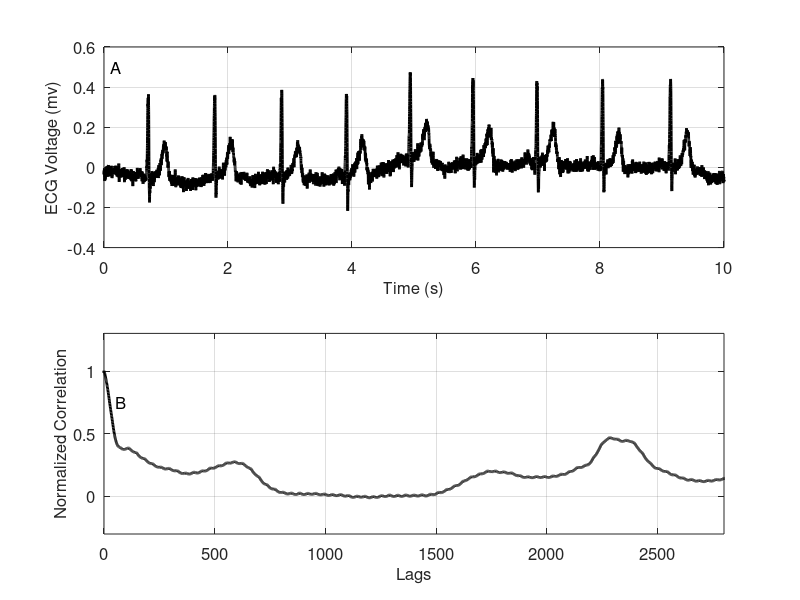

Write MATLAB code to recreate this figure. (Note: this script raises an error after producing the figure.)
% Example 10.8 Plot the phase trajectory derived from an ECG signal similar
% to that shown in Figure 10.11A.  Use a signal length of 250,000 sample 
% (fs = 2210 Hz).  Use the autocorrelation function to determine an 
% appropriate delay.  Use the nearest neighbor analysis to select the 
% embedding dimension.  
clear all;
close all;
x=load('ECGtest.csv');             % Load the test signal
fs = 2210;                       % Sampling Frequency
t = linspace(0,10,length(x));          % Get time vector
[xcor,lag]=xcorr(x,'coeff');       % Perform autocorrelation

% Plotting
subplot(2,1,1)
   plot(t,x,'k','linewidth',2,'markersize',2);    
   xlabel('Time (s)')
   ylabel('ECG Voltage (mv)')
   grid on
   set(gca,'FontSize',12)
   text(.1,.5,'A','fontsize',12)
subplot(2,1,2)
    plot(lag,xcor,'k','linewidth',2)
    grid on
    axis([0,2800,-.3,1.3])
    xlabel('Lags')
    ylabel('Normalized Correlation')
    set(gca,'FontSize',12)
    text(50,.75,'B','fontsize',12)
    set(findall(gcf,'type','text'),'FontSize',12) 


r = [1.25,1.5, 1.75];
for kk = 1:3;                         % Nearest neighbor ratio cutoff
em = 7;                               % Max tested embedding dimension
tau = 381;                            % Embedding Delay
[numnear(1:7,kk)]=fnumnear(x,tau, em,r(kk));  % Perform false nearest neighbor test
end                                       
figure
hold on
plot(numnear(:,1),'k','linewidth',2)
plot(numnear(:,2),'--k','linewidth',2)
plot(numnear(:,3),'.-k','linewidth',2)
legend('\it{r = 1.25}','\it{r = 1.5}','\it{r = 1.75}')
xlabel('Dimension')
ylabel('Mean Nearest Neighbors')
title('Nearest Neighbors for ECG')

grid on

  set(gca,'FontSize',14)
   set(findall(gcf,'type','text'),'FontSize',14) 
   
figure
m = 3;
y = delay_emb(x,m,tau);  % Perform delay space embedding
plot3(y(:,1),y(:,2),y(:,3),'k:') % Plot the phase space in 3D
  set(gca,'FontSize',14)
   set(findall(gcf,'type','text'),'FontSize',14) 
   axis([-.2,.4  ,-.2,.4,-.15,.35])
   grid on
   xlabel('x1[n]')
   ylabel('x2[n]')
   zlabel('x3[n]')
   
